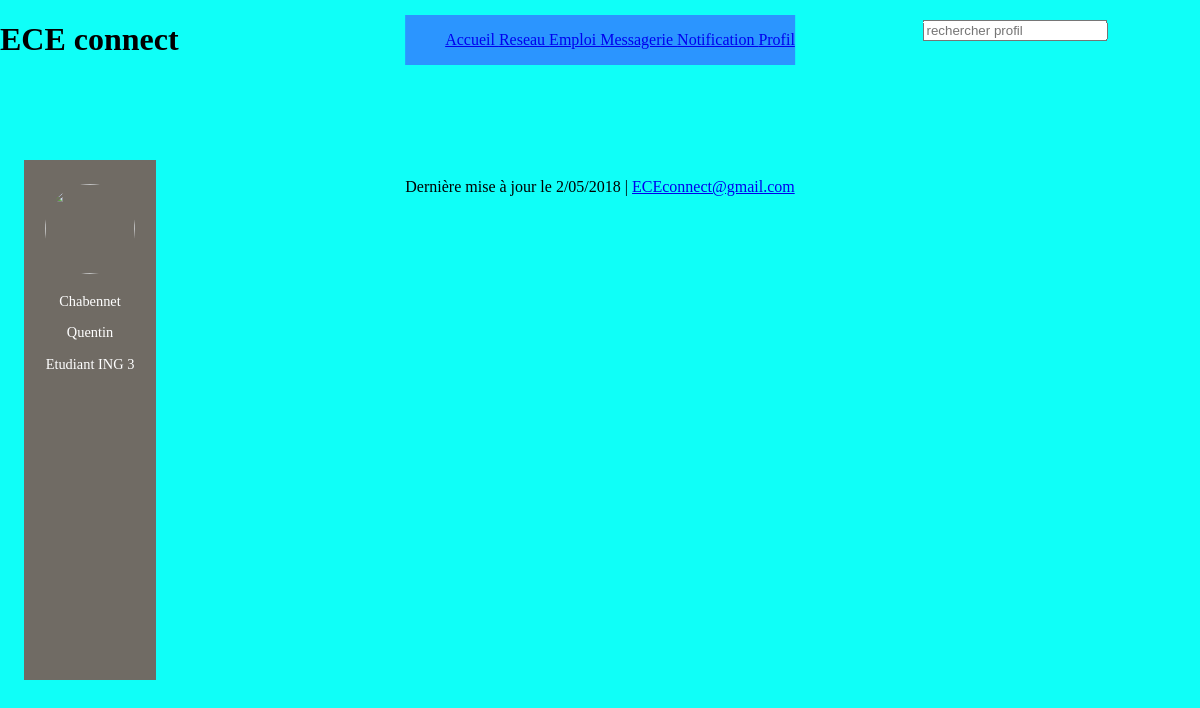
The app's page /rechercher.php (signed in) with its own data.
### tables this page shows
CREATE TABLE IF NOT EXISTS `membre` (
  `nom` varchar(20) DEFAULT NULL,
  `prenom` varchar(20) DEFAULT NULL,
  `date_de_naissance` varchar(100) DEFAULT NULL,
  `ville` varchar(40) DEFAULT NULL,
  `travail` varchar(30) DEFAULT NULL,
  `adresse` varchar(100) DEFAULT NULL,
  `email` varchar(100) DEFAULT NULL,
  `id` int(10) NOT NULL,
  `admin` tinyint(1) DEFAULT NULL,
  PRIMARY KEY (`id`),
  KEY `id` (`id`)
);

### rechercher.php (the view, shortened to what this page needs)
<!DOCTYPE html>
<html>
	<?php
		$db_handle = mysqli_connect('localhost', 'root', '');
		$id = $_SESSION['id'];
		$sql = "SELECT * FROM membre WHERE id = '$id'";
		$tab = mysqli_query($db_handle, $sql);
		$row= mysqli_fetch_array($tab);
		$nom = $row['nom'];
		$prenom = $row['prenom'];
		$job = $row['travail'];
	?>
    <head>
		<link href="css/recherchercss.css" rel="stylesheet" type="text/css" />
    </head>
	<header>
        <div id="titre">
            <h1>ECE connect</h1>
        </div>
		<nav>
			<ul>
				<a href="sommaire.php">Accueil </a>
				<a href="reseau.php">Reseau </a>
				<a href="emploi.php">Emploi </a>
				<a href="messagerie.php">Messagerie </a>
				<a href="notification.php">Notification </a>
				<a href="vous.php">Profil </a>
			</ul>
		</nav>
		<div class="rechercher">
			<form id="formulaire" action="rechercherTraitement.php" method="post">
				<tr>
					<td><input onKeyPress="if(event.keyCode == 13) validerForm();" type="text" name="recherche" placeholder="rechercher profil"></td>
				</tr>
			</form>
		</div>
		<div class="pr">
			<?php
		$chemin1 = "profil/$id.jpg";
		if (is_file($chemin1))
		{?>
		<p><img src = profil/<?php echo $id;?>></p>
		<?php }
		else
		{?>
			<p><img src = "profil/0"></p>
		<?php } ?>
			<p><?php echo $nom;?> </p>
			<p><?php echo $prenom; ?></p>
			<p><?php if (!$job){}else{echo $job;}?></p>
		</div>
	</header>
    <body>
	<div id="footer">
        <p>Droit d'auteur Giot Chabennet © 2018 ECEconnect</p>
        <p> Dernière mise à jour le 2/05/2018 |
        <a href="mailto:ECEconnect@gmail.com">ECEconnect@gmail.com</a>
        </p>
    </div>
	</body>
</html>

### css/recherchercss.css (style rules this page uses)
nav { position: fixed; top: 5%; left: 50%; transform: translate(-50%, -50%); background-color:#2b95ff; z-index: 3; }
header { position: fixed; top: 0%; left:0%; right: 0%; bottom: 80%; z-index: 2; background-color: #0FFFF8; }
.rechercher { position: fixed; top: 5%; right: 0%; bottom:90%; transform: translate(-50%, -50%); color:#48751A; }
.pr { text-align: center; position: fixed; top: 20%; right: 87%; left: 2%; bottom: 15%; flex: 1.2; background-color: #706b64; padding: 10px; color: white; font-size: 0.9em; }
img { width: 200px; overflow:hidden; -webkit-border-radius:50px; -moz-border-radius:50px; border-radius:50px; width:90px; height:90px; }
body { position: absolute; top: 120px; right: 30%; left: 30%; background-color: #0FFFF8; z-index: 1; }
#footer { top: 500px; text-align: center; z-index: 3; }

### records on screen
membre: nom "Chabennet", prenom "Quentin", travail "Etudiant ING 3"
